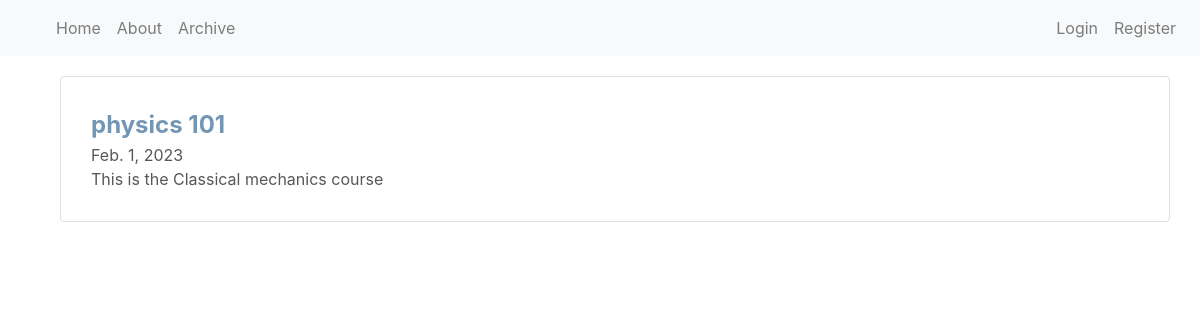
/courses/1, run on the app's committed database.
### courses/models.py (models this page shows)
class Course(models.Model):
    Name=models.CharField(max_length=255)
    Banner=models.CharField(max_length=255)
    Institution=models.ForeignKey(University,blank=True, null=True, on_delete=models.PROTECT)
    creator= models.ForeignKey(User, on_delete=models.PROTECT)
    Description=models.TextField()
    date_added=models.DateField()
    Content= models.ManyToManyField(Topic,blank=True)

### courses/views.py (the view)
# urls.py: path('<int:course_id>', views.course, name='course'),
def course(request, course_id):
    try:
        Sel_Course= Course.objects.get(id=course_id)
        context = {'Course': Sel_Course}
    except Course.DoesNotExist:
        raise Http404("No Such Course")
    return render(request, 'course.html', context)

### courses/templates/course.html (shortened to what this page needs)
{%extends "ewp/base.html"%}
{%load static%}
{%block content%}
<link rel="stylesheet" href="{%static 'ewp/courses.css' %}">
<div class="course-info">
                <div class="course-details">
                        <div class="course-name">{{Course.Name}}</div>
                        <div class="course-date">{{Course.date_added}}</div>
                        <div class="course-description">{{Course.Description}}</div>
                </div>
</div>
{%endblock content%}

### ewp/static/ewp/main.css (style rules this page uses)
:root { --body-bg: #6495ed; --secondary-accent: #faf0e6; }
html, body, div, span, applet, object, iframe, h1, h2, h3, h4, h5, h6, p, blockquote, pre, a, abbr, acronym, address, big, cite, code, del, dfn, em, img, ins, kbd, q, s, samp, small, strike, strong, sub, sup, tt, var, b, u, i, center, fieldset, form, label, legend, table, caption, tbody, tfoot, thead, tr, th, td, article, aside, canvas, details, embed, figure, figcaption, footer, header, hgroup, menu, nav, output, ruby, section, summary, time, mark, audio, video { margin: 0; padding: 0; border: 0; font-size: 100%; vertical-align: baseline; }
body { text-align: justify; line-height: 120%; }

### ewp/static/ewp/courses.css (style rules this page uses)
.course-name { font-size: 1.5em; font-weight: bold; color:#7496b5; }
.course-description { color:#575757; }
.course-date { color:#575757; }
.course-info { padding: 30px 30px 30px 30px; border: 1px solid #dedede; border-radius: 4px; margin: 20px 15px; position: relative; width: 100%; text-align: left; }

### data on the page
Course: Name "physics 101", date_added "Feb. 1, 2023", Description "This is the Classical mechanics course"
